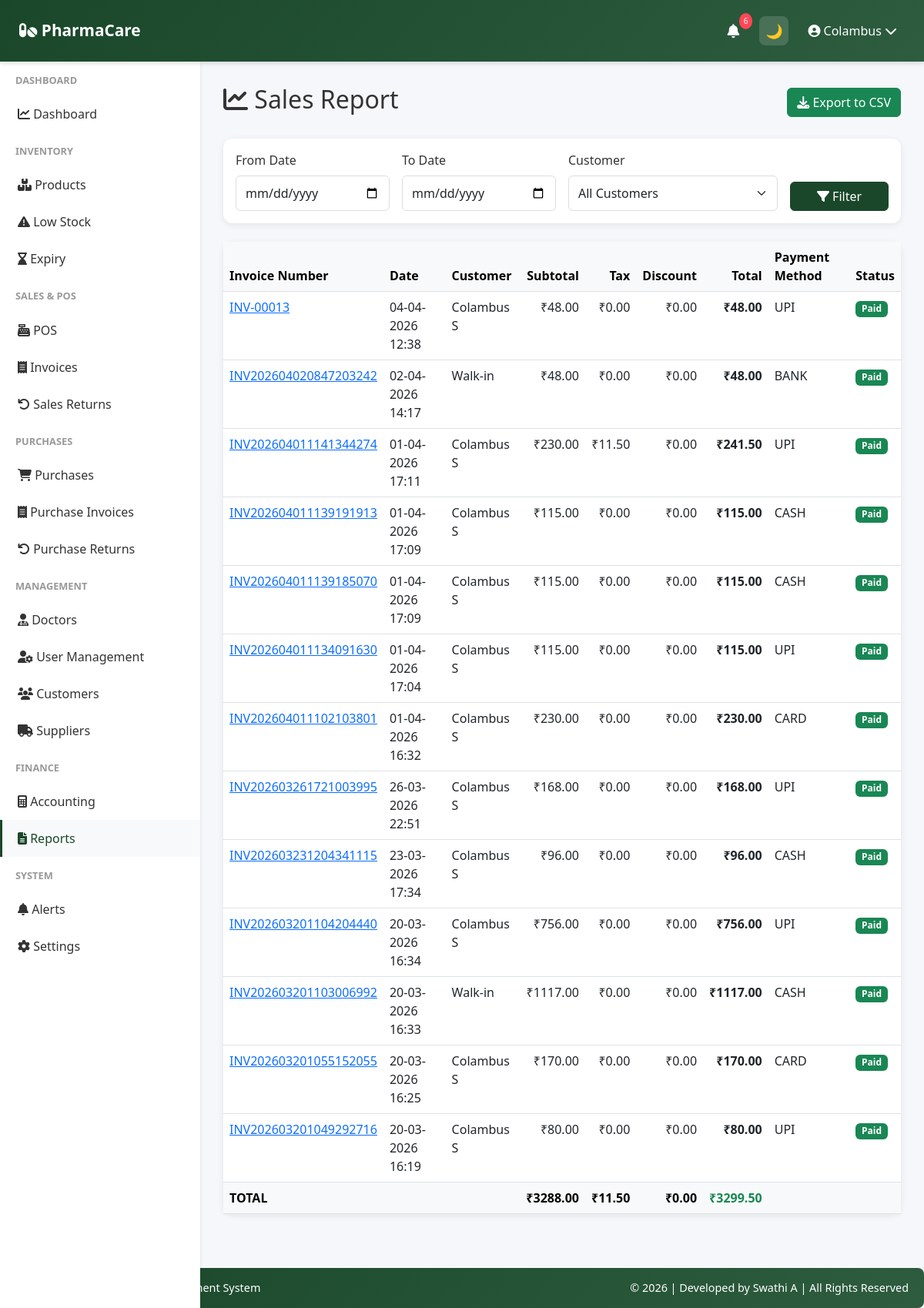
The page /reports/sales (signed in) on the database its author committed.
### app/models.py (models this page shows, shortened)
class User(UserMixin, db.Model):
    __tablename__ = 'user'
    id = db.Column(db.Integer, primary_key=True)
    company_id = db.Column(db.Integer, db.ForeignKey('company.id'), nullable=False)
    role = db.Column(db.String(20), default='manager')
    username = db.Column(db.String(255), unique=True, nullable=False)
    password_hash = db.Column(db.String(255), nullable=False)
    is_active = db.Column(db.Boolean, default=True)
    last_login = db.Column(db.DateTime)
    created_date = db.Column(db.DateTime, default=datetime.utcnow)
    updated_date = db.Column(db.DateTime, default=datetime.utcnow, onupdate=datetime.utcnow)
    company = db.relationship('Company', back_populates='user')

class Sale(db.Model):
    __tablename__ = 'sale'
    id = db.Column(db.Integer, primary_key=True)
    company_id = db.Column(db.Integer, db.ForeignKey('company.id'), nullable=False)
    customer_id = db.Column(db.Integer, db.ForeignKey('customer.id'))
    invoice_number = db.Column(db.String(50), unique=True, nullable=False)
    invoice_date = db.Column(db.DateTime, default=datetime.utcnow)
    customer_name = db.Column(db.String(255))
    customer_phone = db.Column(db.String(20))
    subtotal = db.Column(db.Float, nullable=False)
    tax_amount = db.Column(db.Float, default=0)
    discount_amount = db.Column(db.Float, default=0)
    total_amount = db.Column(db.Float, nullable=False)
    payment_method = db.Column(db.String(50), nullable=False)  # 'cash', 'card', 'upi', 'bank', 'credit'
    payment_status = db.Column(db.String(50), default='paid')  # 'paid', 'pending', 'partial'
    notes = db.Column(db.Text)
    is_cancelled = db.Column(db.Boolean, default=False)
    cancellation_reason = db.Column(db.String(255))
    created_date = db.Column(db.DateTime, default=datetime.utcnow)
    updated_date = db.Column(db.DateTime, default=datetime.utcnow, onupdate=datetime.utcnow)
    company = db.relationship('Company', back_populates='sales')
    customer = db.relationship('Customer', back_populates='sales')
    items = db.relationship('SaleItem', back_populates='sale', cascade='all, delete-orphan')
    returns = db.relationship('SalesReturn', back_populates='sale', cascade='all, delete-orphan')
    doctor_id = db.Column(db.Integer, db.ForeignKey('doctor.id'))
    doctor = db.relationship('Doctor', back_populates='consultations')

### app/routes/reports.py (the view, shortened to what this page needs)
@reports_bp.route('/sales')
@login_required
def sales_report():
    company_id = current_user.company_id
    start_date = request.args.get('start_date', '')
    end_date = request.args.get('end_date', '')
    customer_id = request.args.get('customer_id', type=int)
    export_format = request.args.get('export', '').lower()
    page = request.args.get('page', 1, type=int)
    query = Sale.query.filter_by(company_id=company_id, is_cancelled=False)
    if customer_id:
        query = query.filter_by(customer_id=customer_id)
    sort = request.args.get('sort', 'date_desc')
    if sort == 'date_asc':
        query = query.order_by(Sale.invoice_date.asc())
    else:
        query = query.order_by(Sale.invoice_date.desc())
    all_sales = query.all()
    total_subtotal = sum((sale.subtotal or 0) for sale in all_sales)
    total_tax = sum((sale.tax_amount or 0) for sale in all_sales)
    total_discount = sum((sale.discount_amount or 0) for sale in all_sales)
    total_sales = sum((sale.total_amount or 0) for sale in all_sales)
    sales_pagination = query.paginate(page=page, per_page=50)
    sales = sales_pagination.items
    customers = Customer.query.filter_by(
        company_id=company_id,
        is_active=True
    ).all()
    return render_template(
        'reports/sales_report.html',
        sales=sales,
        pagination=sales_pagination,
        start_date=start_date,
        end_date=end_date,
        customers=customers,
        customer_id=customer_id,
        total_subtotal=total_subtotal,
        total_tax=total_tax,
        total_discount=total_discount,
        total_sales=total_sales
    )

### app/templates/reports/sales_report.html (shortened to what this page needs)
{% extends "base.html" %}
{% block content %}
<div class="d-flex justify-content-between align-items-center mb-4">
    <h2><i class="fas fa-chart-line"></i> Sales Report</h2>
    <div>
        <a href="{{ url_for('reports.sales_report',
            start_date=start_date,
            end_date=end_date,
            customer_id=customer_id,
            export='csv') }}"
            class="btn btn-success">
            <i class="fas fa-download"></i> Export to CSV
        </a>
    </div>
</div>
<div class="card mb-4">
<div class="card-body">
<form method="GET" class="row g-3">
<div class="col-md-3">
<label class="form-label">From Date</label>
<input type="date"
       name="start_date"
       class="form-control"
       value="{{ start_date if start_date else '' }}">
</div>
<div class="col-md-3">
<label class="form-label">To Date</label>
<input type="date"
       name="end_date"
       class="form-control"
       value="{{ end_date if end_date else '' }}">
</div>
<div class="col-md-4">
<label class="form-label">Customer</label>
<select name="customer_id" class="form-select">
<option value="">All Customers</option>
</select>
</div>
<div class="col-md-2 d-flex align-items-end">
<button class="btn btn-primary w-100">
<i class="fas fa-filter"></i> Filter
</button>
</div>
</form>
</div>
</div>
<div class="card">
<div class="table-responsive">
<table class="table table-hover mb-0">
<thead class="table-light">
<tr>
<th>Invoice Number</th>
<th>Date</th>
<th>Customer</th>
<th class="text-end">Subtotal</th>
<th class="text-end">Tax</th>
<th class="text-end">Discount</th>
<th class="text-end">Total</th>
<th>Payment Method</th>
<th>Status</th>
</tr>
</thead>
<tbody>
{% for sale in sales %}
<tr>
<td>
<a href="{{ url_for('sales.invoice_detail', sale_id=sale.id) }}">
{{ sale.invoice_number }}
</a>
</td>
<td>
{{ sale.invoice_date.strftime('%d-%m-%Y %H:%M') if sale.invoice_date }}
</td>
<td>
{{ sale.customer_name or 'Walk-in' }}
</td>
<td class="text-end">
₹{{ "%.2f"|format(sale.subtotal) }}
</td>
<td class="text-end">
₹{{ "%.2f"|format(sale.tax_amount) }}
</td>
<td class="text-end">
₹{{ "%.2f"|format(sale.discount_amount) }}
</td>
<td class="text-end fw-bold">
₹{{ "%.2f"|format(sale.total_amount) }}
</td>
<td>
{{ sale.payment_method.upper() }}
</td>
<td>
{% if sale.payment_status == 'paid' %}
<span class="badge bg-success">Paid</span>
{% elif sale.payment_status == 'pending' %}
<span class="badge bg-warning text-dark">Pending</span>
{% else %}
<span class="badge bg-secondary">{{ sale.payment_status }}</span>
{% endif %}
</td>
</tr>
{% endfor %}
<tr class="table-light fw-bold">
<td colspan="3">TOTAL</td>
<td class="text-end">
₹{{ "%.2f"|format(total_subtotal) }}
</td>
<td class="text-end">
₹{{ "%.2f"|format(total_tax) }}
</td>
<td class="text-end">
₹{{ "%.2f"|format(total_discount) }}
</td>
<td class="text-end text-success">
₹{{ "%.2f"|format(total_sales) }}
</td>
<td colspan="2"></td>
</tr>
</tbody>
</table>
</div>
</div>
</div>
{% endblock %}

### app/templates/base.html (shortened to what this page needs)
<!doctype html>
<html lang="en" data-theme="light">
  <head>
    <link
      href="https://cdn.jsdelivr.net/npm/bootstrap@5.3.0/dist/css/bootstrap.min.css"
      rel="stylesheet"
    />
    <link
      rel="stylesheet"
      href="https://cdnjs.cloudflare.com/ajax/libs/font-awesome/6.4.0/css/all.min.css"
    />
  </head>
  <body>
   <nav class="navbar">
  <a class="navbar-brand" href="{{ url_for('dashboard.dashboard') }}">
    <i class="fas fa-pills"></i> PharmaCare
  </a>
  <div class="navbar-right">
    <div class="nav-icon dropdown">
      <a href="#" data-bs-toggle="dropdown">
        <i class="fas fa-bell"></i>
        <span id="alert-badge" class="notification-badge">3</span>
      </a>
    </div>
    <button id="themeToggle" class="nav-icon">
      🌙
    </button>
    <div class="user-menu-navbar dropdown">
      <a href="#" data-bs-toggle="dropdown">
        <i class="fas fa-user-circle"></i>
        {{ current_user.username }}
        <i class="fas fa-chevron-down"></i>
      </a>
    </div>
  </div>
</nav>
    {% if current_user.is_authenticated %}
    <div class="sidebar">
      <nav class="nav flex-column">
        {% if current_user.company and current_user.company.company_name ==
        'Platform Admin' %}
        <div class="nav-section-title">Admin</div>
        <a
          class="nav-link {% if 'admin/companies' in request.path %}active{% endif %}"
          href="{{ url_for('admin.companies_list') }}"
        >
          <i class="fas fa-building"></i> Companies
        </a>
        <a class="nav-link" href="{{ url_for('auth.profile') }}">
          <i class="fas fa-cog"></i> Settings
        </a>
        {% else %}
        <div class="nav-section-title">Dashboard</div>
        <a
          class="nav-link {% if request.endpoint == 'dashboard.dashboard' %}active{% endif %}"
          href="{{ url_for('dashboard.dashboard') }}"
        >
          <i class="fas fa-chart-line"></i> Dashboard
        </a>
        <div class="nav-section-title">Inventory</div>
        <a
          class="nav-link {% if 'inventory' in request.path %}active{% endif %}"
          href="{{ url_for('inventory.products_list') }}"
        >
          <i class="fas fa-boxes"></i> Products
        </a>
        <a
          class="nav-link {% if request.endpoint == 'inventory.low_stock_report' %}active{% endif %}"
          href="{{ url_for('inventory.low_stock_report') }}"
        >
          <i class="fas fa-exclamation-triangle"></i> Low Stock
        </a>
        <a
          class="nav-link {% if request.endpoint == 'inventory.expiry_report' %}active{% endif %}"
          href="{{ url_for('inventory.expiry_report') }}"
        >
          <i class="fas fa-hourglass-end"></i> Expiry
        </a>
        <div class="nav-section-title">Sales & POS</div>
        <a
          class="nav-link {% if request.endpoint == 'sales.pos' %}active{% endif %}"
          href="{{ url_for('sales.pos') }}"
        >
          <i class="fas fa-cash-register"></i> POS
        </a>
        <a
          class="nav-link {% if 'invoices' in request.path %}active{% endif %}"
          href="{{ url_for('sales.invoices_list') }}"
        >
          <i class="fas fa-receipt"></i> Invoices
        </a>
        <a
          class="nav-link {% if request.endpoint == 'sales.sales_returns_list' %}active{% endif %}"
          href="{{ url_for('sales.sales_returns_list') }}"
        >
          <i class="fas fa-undo"></i> Sales Returns
        </a>
<div class="nav-section-title">Purchases</div>
<a
  class="nav-link {% if request.endpoint == 'purchases.purchases_list' %}active{% endif %}"
  href="{{ url_for('purchases.purchases_list') }}"
>
  <i class="fas fa-shopping-cart"></i> Purchases
</a>
<a
  class="nav-link {% if 'purchases' in request.path %}active{% endif %}"
  href="{{ url_for('purchases.purchases_list') }}"
>
  <i class="fas fa-receipt"></i> Purchase Invoices
</a>
<a
  class="nav-link {% if request.endpoint == 'purchases.returns_list' %}active{% endif %}"
  href="{{ url_for('purchases.returns_list') }}"
>
  <i class="fas fa-undo"></i> Purchase Returns
</a>
        <div class="nav-section-title">Management</div>
        <a
          class="nav-link {% if 'doctors' in request.path %}active{% endif %}"
          href="{{ url_for('doctors.doctors_list') }}"
        >
          <i class="fas fa-user-md"></i> Doctors
        </a>
        {% if current_user.role == 'owner' %}
        <a
          class="nav-link {% if 'users' in request.path %}active{% endif %}"
          href="{{ url_for('users.users_list') }}"
        >
          <i class="fas fa-user-cog"></i> User Management
        </a>
        {% endif %}
        <a
          class="nav-link {% if 'customers' in request.path %}active{% endif %}"
          href="{{ url_for('customers.customers_list') }}"
        >
          <i class="fas fa-users"></i> Customers
        </a>
        <a
          class="nav-link {% if 'suppliers' in request.path %}active{% endif %}"
          href="{{ url_for('suppliers.suppliers_list') }}"
        >
          <i class="fas fa-truck"></i> Suppliers
        </a>
        <div class="nav-section-title">Finance</div>
        <a
          class="nav-link {% if 'accounting' in request.path %}active{% endif %}"
          href="{{ url_for('accounting.accounting_dashboard') }}"
        >
          <i class="fas fa-calculator"></i> Accounting
        </a>
        <a
          class="nav-link {% if 'reports' in request.path %}active{% endif %}"
          href="{{ url_for('reports.reports_home') }}"
        >
          <i class="fas fa-file-alt"></i> Reports
        </a>
        <div class="nav-section-title">System</div>
        <a
          class="nav-link {% if request.endpoint == 'alerts.alerts' %}active{% endif %}"
          href="{{ url_for('alerts.alerts') }}"
        >
          <i class="fas fa-bell"></i> Alerts
        </a>
        <a class="nav-link" href="{{ url_for('auth.profile') }}">
          <i class="fas fa-cog"></i> Settings
        </a>
        {% endif %}
      </nav>
    </div>
    {% endif %}
    <div
      class="{% if current_user.is_authenticated %}main-content{% else %}auth-page{% endif %}"
    >
       {% block content %}{% endblock %}
      <footer class="footer text-center">
        <div class="row">
          <div class="col-md-6 text-md-start">
            <strong>PharmaCare</strong> – Pharmacy Management System
          </div>
          <div class="col-md-6 text-md-end">
            © 2026 | Developed by Swathi A | All Rights Reserved
          </div>
        </div>
      </footer>
  </body>
</html>

### app/templates/base.html (style rules this page uses)
:root { --primary-color: #1a472a; --secondary-color: #2d5c3f; --danger-color: #dc3545; --success-color: #28a745; --warning-color: #ffc107; --info-color: #17a2b8; --bg-color: #f5f7fa; --text-color: #333; --card-bg: #ffffff; --sidebar-bg: #ffffff; }
body { font-family: "Segoe UI", Tahoma, Geneva, Verdana, sans-serif; background: var(--bg-color); color: var(--text-color); }
.navbar { background: linear-gradient(135deg,var(--primary-color),var(--secondary-color)); box-shadow:0 2px 6px rgba(0,0,0,0.15); position:fixed; top:0; left:0; width:100%; height: 80px; z-index:1000; display:flex; align-items:center; justify-content:space-between; padding:0 25px; }
.navbar-brand { font-weight:600; font-size:1.3rem; }
.navbar-right { display:flex; align-items:center; gap:15px; }
.nav-icon { width:38px; height:38px; display:flex; align-items:center; justify-content:center; border-radius:8px; color:#fff; font-size:18px; cursor:pointer; position:relative; transition:all 0.25s ease; }
.navbar a { color:white !important; text-decoration:none; }
#themeToggle { border:none; background:rgba(255,255,255,0.15); width:38px; height:38px; border-radius:8px; display:flex; align-items:center; justify-content:center; font-size:18px; cursor:pointer; }
.navbar .fa-bell { color:white; }
.notification-badge { position:absolute; top:-4px; right:-6px; background:#ff4757; color:white; font-size:10px; padding:3px 6px; border-radius:50%; }
.user-menu-navbar { display:flex; align-items:center; gap:8px; color:white; font-weight:500; cursor:pointer; padding:6px 10px; border-radius:8px; transition:all 0.25s ease; }
.sidebar { background: var(--sidebar-bg); box-shadow:0 2px 4px rgba(0,0,0,0.1); position:fixed; top:80px; left:0; bottom:0; width:260px; overflow-y:auto; }
.sidebar .nav-link { color:var(--text-color); padding:12px 20px; border-left:3px solid transparent; transition:.3s; }
.sidebar .nav-link:hover, .sidebar .nav-link.active { background:#f8f9fa; border-left-color:var(--primary-color); color:var(--primary-color); }
.sidebar .nav-section-title { font-size:.8rem; font-weight:600; color:#999; text-transform:uppercase; padding:15px 20px 10px; }
.main-content { margin-left:260px; margin-top:80px; padding:30px; }
.card, .stat-card { background:var(--card-bg); color:var(--text-color); border:none; border-radius:12px; box-shadow:0 2px 8px rgba(0,0,0,0.08); }
.form-label { font-weight:500; }
.form-control, .form-select { border:1px solid #ddd; border-radius:6px; padding:10px 12px; }
.btn-primary { background:var(--primary-color); border-color:var(--primary-color); }
.footer { background:linear-gradient(135deg,var(--primary-color),var(--secondary-color)); color:#fff; padding:15px 20px; margin-top:40px; border-radius:8px; font-size:.9rem; }

### rows shown on the page
User: username "Colambus"
Sale: invoice_number "INV-00013", invoice_date "04-04-2026 12:38", customer_name "Colambus S", subtotal "48.00", tax_amount "0.00", discount_amount "0.00", total_amount "48.00", payment_method "UPI", payment_status "Paid"
Sale: invoice_number "INV202604020847203242", invoice_date "02-04-2026 14:17", customer_name "Walk-in", subtotal "48.00", tax_amount "0.00", discount_amount "0.00", total_amount "48.00", payment_method "BANK", payment_status "Paid"
Sale: invoice_number "INV202604011141344274", invoice_date "01-04-2026 17:11", customer_name "Colambus S", subtotal "230.00", tax_amount "11.50", discount_amount "0.00", total_amount "241.50", payment_method "UPI", payment_status "Paid"
Sale: invoice_number "INV202604011139191913", invoice_date "01-04-2026 17:09", customer_name "Colambus S", subtotal "115.00", tax_amount "0.00", discount_amount "0.00", total_amount "115.00", payment_method "CASH", payment_status "Paid"
Sale: invoice_number "INV202604011139185070", invoice_date "01-04-2026 17:09", customer_name "Colambus S", subtotal "115.00", tax_amount "0.00", discount_amount "0.00", total_amount "115.00", payment_method "CASH", payment_status "Paid"
Sale: invoice_number "INV202604011134091630", invoice_date "01-04-2026 17:04", customer_name "Colambus S", subtotal "115.00", tax_amount "0.00", discount_amount "0.00", total_amount "115.00", payment_method "UPI", payment_status "Paid"
Sale: invoice_number "INV202604011102103801", invoice_date "01-04-2026 16:32", customer_name "Colambus S", subtotal "230.00", tax_amount "0.00", discount_amount "0.00", total_amount "230.00", payment_method "CARD", payment_status "Paid"
Sale: invoice_number "INV202603261721003995", invoice_date "26-03-2026 22:51", customer_name "Colambus S", subtotal "168.00", tax_amount "0.00", discount_amount "0.00", total_amount "168.00", payment_method "UPI", payment_status "Paid"
Sale: invoice_number "INV202603231204341115", invoice_date "23-03-2026 17:34", customer_name "Colambus S", subtotal "96.00", tax_amount "0.00", discount_amount "0.00", total_amount "96.00", payment_method "CASH", payment_status "Paid"
Sale: invoice_number "INV202603201104204440", invoice_date "20-03-2026 16:34", customer_name "Colambus S", subtotal "756.00", tax_amount "0.00", discount_amount "0.00", total_amount "756.00", payment_method "UPI", payment_status "Paid"
Sale: invoice_number "INV202603201103006992", invoice_date "20-03-2026 16:33", customer_name "Walk-in", subtotal "1117.00", tax_amount "0.00", discount_amount "0.00", total_amount "1117.00", payment_method "CASH", payment_status "Paid"
Sale: invoice_number "INV202603201055152055", invoice_date "20-03-2026 16:25", customer_name "Colambus S", subtotal "170.00", tax_amount "0.00", discount_amount "0.00", total_amount "170.00", payment_method "CARD", payment_status "Paid"
Sale: invoice_number "INV202603201049292716", invoice_date "20-03-2026 16:19", customer_name "Colambus S", subtotal "80.00", tax_amount "0.00", discount_amount "0.00", total_amount "80.00", payment_method "UPI", payment_status "Paid"

### other values the page prints
{{ "%.2f"|format(total_subtotal) }} "3288.00"
{{ "%.2f"|format(total_tax) }} "11.50"
{{ "%.2f"|format(total_discount) }} "0.00"
{{ "%.2f"|format(total_sales) }} "3299.50"
